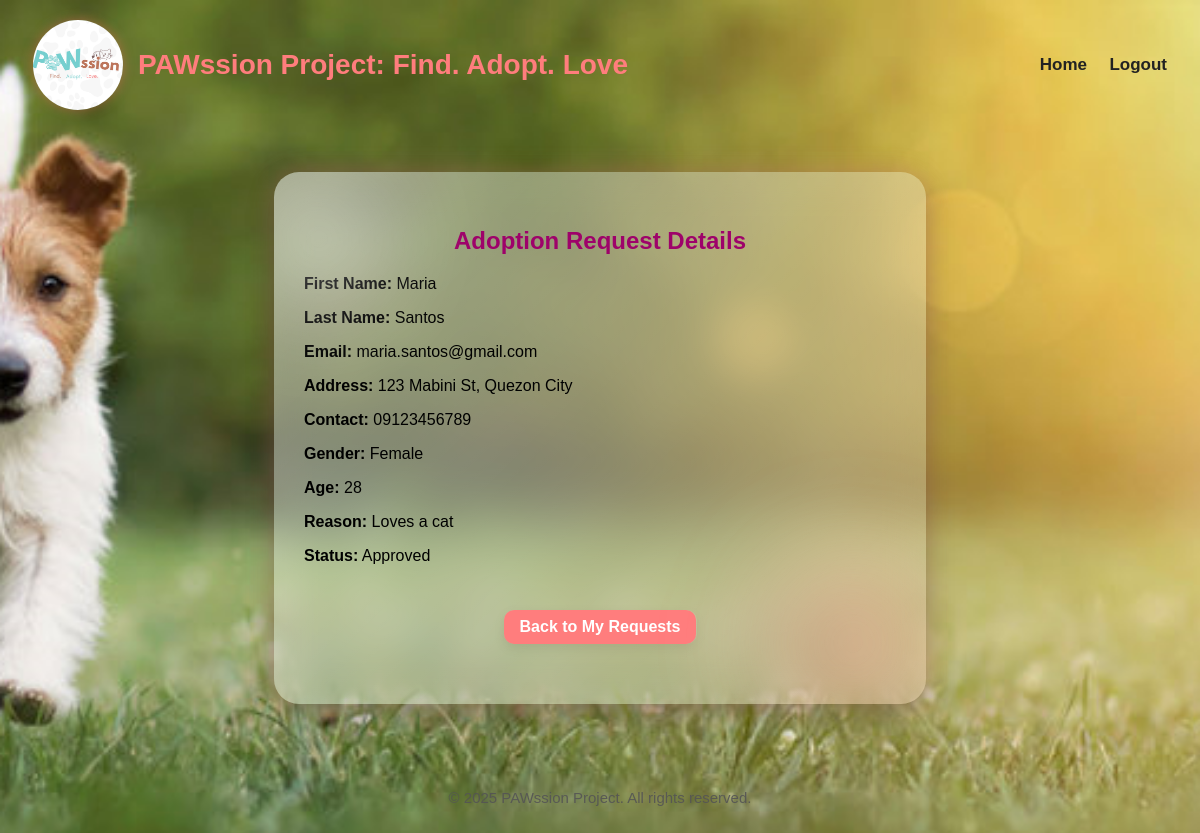
Page /adoption_request/2 (signed in) on the committed database.
### models.py (models this page shows)
class User(db.Model):
    __table_args__ = (
       CheckConstraint(
            "(role = 'admin') OR (role != 'admin' AND age >= 18)",
            name='check_age_for_users'
        ),
    )
    id = db.Column(db.Integer, primary_key=True, nullable=False, unique=True)
    first_name = db.Column(db.String(100), nullable=False, default='Not set')
    last_name = db.Column(db.String(100), nullable=False, default='Not set')
    username = db.Column(db.String(50), unique=True, nullable=False)
    email = db.Column(db.String(120), unique=True, nullable=False)
    contact = db.Column(db.String(20), nullable=False, default='Not set')
    address = db.Column(db.String(200), nullable=False, default='Not set')
    age = db.Column(db.Integer, nullable=True, default=None)
    gender = db.Column(db.String(10), nullable=False, default='Not set')
    role = db.Column(db.String(20),  nullable=False, default='user')
    password = db.Column(db.String(200), nullable=False)
    notifications = db.relationship('Notification', backref='user', lazy=True)
    adoption_requests = db.relationship('AdoptionRequest', backref='user', lazy=True)

class AdoptionRequest(db.Model):
    id = db.Column(db.Integer, primary_key=True,  nullable=False, unique=True)
    reason = db.Column(db.Text, nullable=False)
    status = db.Column(db.String(20), nullable=False, default='pending')  # pending, approved, rejected
    timestamp = db.Column(db.DateTime, nullable=False, default=datetime.now)
    user_id = db.Column(db.Integer, db.ForeignKey('user.id'), nullable=False)
    animal_id = db.Column(db.Integer, db.ForeignKey('animal.id'), nullable=False)

### app.py (the view)
@app.route('/adoption_request/<int:request_id>')
def view_adoption_request(request_id):
    req = AdoptionRequest.query.filter(
        AdoptionRequest.id == request_id,
        AdoptionRequest.user_id == session.get('user_id'),
        AdoptionRequest.status.in_(["pending", "approved"])
    ).first_or_404()
    return render_template('view_adoption_request.html', request=req)

### templates/view_adoption_request.html (shortened to what this page needs)
{% extends "base.html" %}
{% block content %}
<h2 class="heading">Adoption Request Details</h2>
<p><strong>First Name:</strong> {{ request.user.first_name }}</p>
<p><strong>Last Name:</strong> {{ request.user.last_name }}</p>
<p><strong>Email:</strong> {{ request.user.email }}</p>
<p><strong>Address:</strong> {{ request.user.address }}</p>
<p><strong>Contact:</strong> {{ request.user.contact }}</p>
<p><strong>Gender:</strong> {{ request.user.gender }}</p>
<p><strong>Age:</strong> {{ request.user.age }}</p>
<p class="text"><strong>Reason:</strong> {{ request.reason }}</p>
<p><strong>Status:</strong> {{ request.status|capitalize }}</p>
<div class="back-btn-container">
    <a href="{{ url_for('user_adoption_requests') }}" class="back-btn">Back to My Requests</a>
</div>
{% endblock %}

### static/style.css (style rules this page uses)
.bg-img { background-image: url("/static/icon/background.png"); background-size: cover; background-position: center; background-repeat: no-repeat; background-attachment: fixed; }
.back-btn-container { text-align: center; margin: 25px 0; }
.back-btn { text-align: center; margin-top: 20px; display: inline-block; background: rgba(245, 245, 245, 0.6); backdrop-filter: blur(8px); color: #4A90E2; font-weight: 600; padding: 12px 25px; border-radius: 12px; text-decoration: none; transition: 0.3s ease, transform 0.2s ease; box-shadow: 0 4px 12px rgba(0,0,0,0.08); }
.heading { text-align: center; margin-bottom: 20px; color: #9e026a; }
.back-btn { padding: 8px 16px; background: #ff7d7d; color: white; border-radius: 10px; text-decoration: none; font-weight: 600; }
.text { word-break: break-all !important; white-space: pre-wrap; }
body { font-family: Arial, sans-serif; background: #F5FFFA; }

### rows in the picture
User: user.first_name "Maria", user.last_name "Santos", user.email "maria.santos@gmail.com", user.address "123 Mabini St, Quezon City", user.contact "09123456789", user.gender "Female", user.age "28"
AdoptionRequest: reason "Loves a cat", status "Approved"

### other values in the picture
{{ current_year or "2025" }} "2025"
